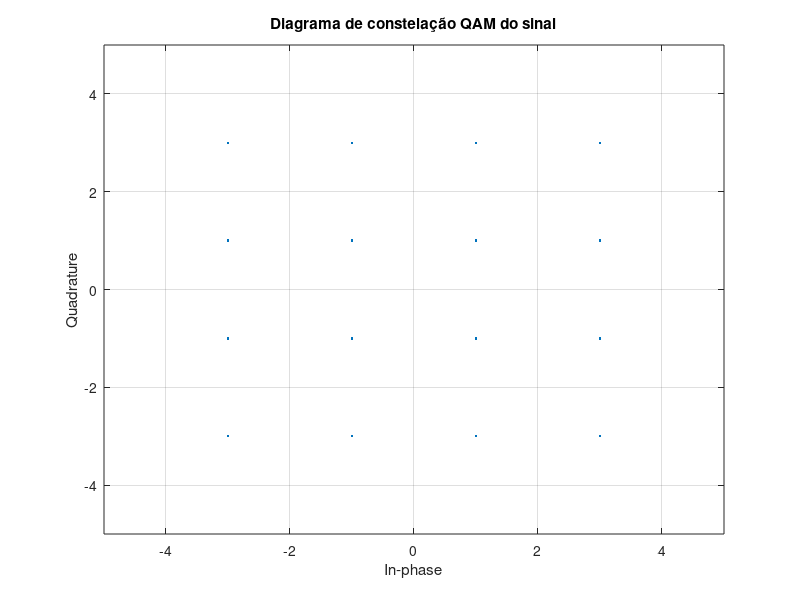
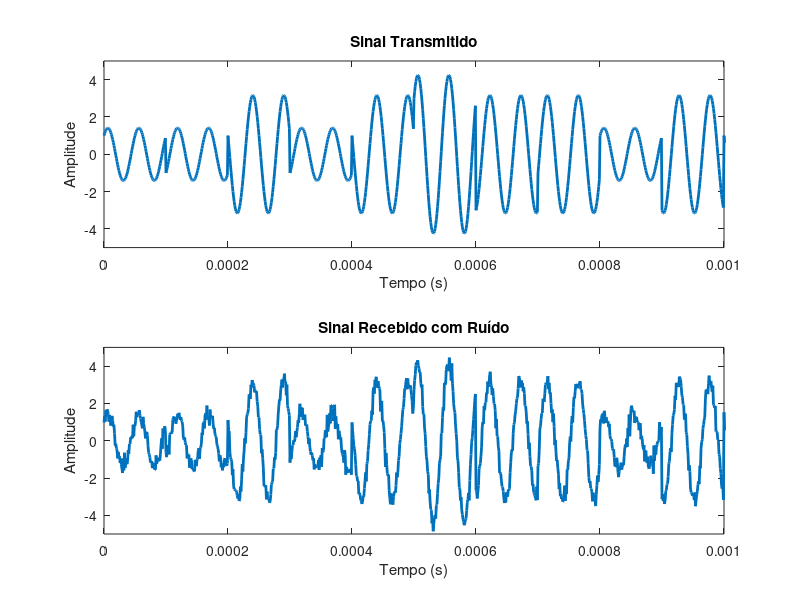
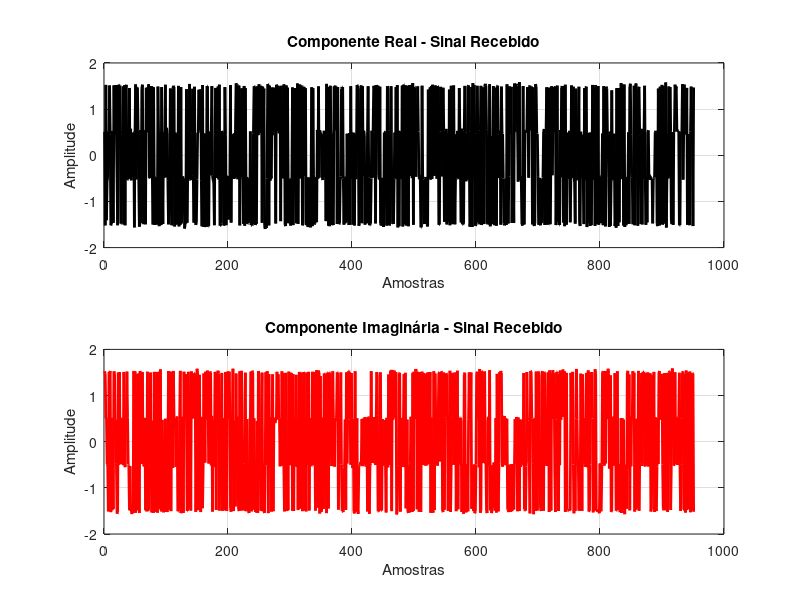
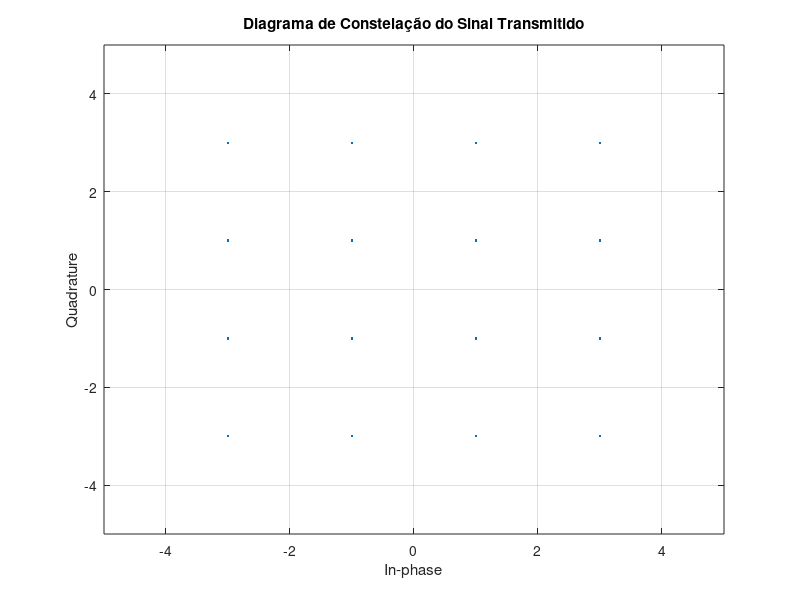

Source code (MATLAB) for these figures, in order:
clc; close all; clear all;
pkg load communications;

% Configuração de parâmetros
% Definindo o n° de símbolos QAM
M = 16; 

% Definindo o fator de upsampling
n = 100;

% Definindo a taxa de bits de TX
Rb = 1e4; 

% Definindo o período de bit
Tb = 1 / Rb; 

% Definindo á frequência de amostragem
Fs = Rb * n; 

% Definindo á Frequência de portadora
fc = Fs / 50;

% Definindo o Período de amostragem: 
Ts = 1 / Fs; 

% Definindo o SNR do sinal de transmissão: 
SNR = 12;

% Criando o vetor de dados: 
Vector_length = 1000; 
info = randi([0 M-1], 1, Vector_length); 

% ==============================================================
% Modulação QAM:

info_mod = qammod(info, M);

% Modulando o sinal em QAM:
scatterplot(info_mod);
title('Diagrama de constelação QAM do sinal');
xlim([-5 5]);
ylim([-5 5]);
grid on;

% Criando o vetor de tempo com base no comprimento da informação:
t = [0:Ts:(length(info_mod) * Tb - Ts)]; 

% ==============================================================
% Upsample do sinal: 

% Upsampling do sinal modulado
info_mod_up = upsample(info_mod, n); % Upsampling
filtro_NRZ = ones(1, n); % Filtro NRZ
info_mod_tx = filter(filtro_NRZ, 1, info_mod_up); % Filtragem

% ==============================================================
% Modulando para transmissão:

% Modulação usando a representação complexa
portadora = exp(1j * 2 * pi * fc * t(1:length(info_mod_tx)));
sinal_transmitido = real(info_mod_tx .* portadora);

% Plotando o sinal transmitido
figure;
subplot(211);
plot(t(1:length(sinal_transmitido)), sinal_transmitido, 'LineWidth', 2);
title('Sinal Transmitido');
xlabel('Tempo (s)');
ylabel('Amplitude');
xlim([0 10 * Tb]);
ylim([-5 5]);

% Adicionando ruído ao sinal transmitido:
sinal_recebido = awgn(sinal_transmitido, SNR);

% Plotando o sinal recebido com ruído
subplot(212);
plot(t(1:length(sinal_recebido)), sinal_recebido, 'LineWidth', 2);
title('Sinal Recebido com Ruído');
xlabel('Tempo (s)');
ylabel('Amplitude');
xlim([0 10 * Tb]);
ylim([-5 5]);

% ==============================================================
% Demodulação do sinal de recepção:

% Demodulação usando a representação complexa
portadora_rx = exp(-1j * (2 * pi * fc * t(1:length(sinal_recebido))));
sinal_demodulado = sinal_recebido .* portadora_rx;

% ==============================================================
% Filtrando o sinal demodulado:

% Filtragem passa-baixa para recuperar o sinal original
filtro_passa_baixa = fir1(100, fc/(Fs/2)); 
info_rx_filtered = filter(filtro_passa_baixa, 1, sinal_demodulado);

% ==============================================================
% Realizando o downsampling do sinal:

% Downsampling para retornar à taxa de amostragem original
info_rx_down = downsample(info_rx_filtered, n);

% Remover o excesso de amostras devido ao filtro
info_rx_down = info_rx_down(ceil(n/2):end);

% Plotando as componentes real e imaginária do sinal recuperado
figure;
subplot(211);
plot(real(info_rx_down), 'LineWidth', 2, 'Color', 'k');
title('Componente Real - Sinal Recebido');
xlabel('Amostras');
ylabel('Amplitude');
grid on;

subplot(212);
plot(imag(info_rx_down), 'LineWidth', 2, 'Color', 'r');
title('Componente Imaginária - Sinal Recebido');
xlabel('Amostras');
ylabel('Amplitude');
grid on;

% ==============================================================
% Reconstruindo o sinal QAM Transmitido:

% Reconstrução do sinal QAM
info_rx = real(info_rx_down) + 1i * imag(info_rx_down);

% Plotando os diagramas de constelação
scatterplot(info_mod);
xlim([-5 5]);
ylim([-5 5]);
title('Diagrama de Constelação do Sinal Transmitido');
grid on;

scatterplot(info_rx);
xlim([-5 5]);
ylim([-5 5]);
title('Diagrama de Constelação do Sinal Recebido');
grid on;

% ==============================================================
% Comparação das componentes real e imaginária: 

figure;
subplot(211);
plot(t(1:length(info_mod_tx)), real(info_mod_tx), 'LineWidth', 2, 'k');
hold on;
plot(t(1:length(info_rx_filtered)), real(info_rx_filtered), 'LineWidth', 2, 'b');
title('Comparação da Componente Real');
xlabel('Tempo (s)');
ylabel('Amplitude');
legend('Transmitida', 'Recebida');
xlim([0 10 * Tb]);
ylim([-5 5]);
grid on;

subplot(212);
plot(t(1:length(info_mod_tx)), imag(info_mod_tx), 'LineWidth', 2, 'r');
hold on;
plot(t(1:length(info_rx_filtered)), imag(info_rx_filtered), 'LineWidth', 2, 'b');
title('Comparação da Componente Imaginária');
xlabel('Tempo (s)');
ylabel('Amplitude');
legend('Transmitida', 'Recebida');
xlim([0 10 * Tb]);
ylim([-5 5]);
grid on;
